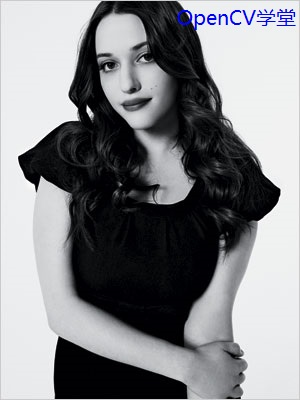
#> input picture images/wm.jpg, 300 x 400 px
$ jupyter execute 010.ipynb
#> lines starting #> are read from the running program, lines starting #| are printed output that depends on the picture; after the words box and inside, x2 and y2 are one past the last pixel; in counts of white or black regions, pixels touching at a corner belong together
# 图像像素值统计

像素统计：图像直方图、像素最大最小值、均值、标准方差等等。

- 最大值可以用于单通道图像的规划；
- 均值用于二值分割方差，方差为0时就表示图像中像素值没有差异，可能是一张纯色图；
- 最大最小值用于归一化处理，把图像传到CNN进行识别

## `minMaxLoc(src[, mask]) -> minVal, maxVal, minLoc, maxLoc`求取最大最小值

[cell 1]
import cv2 as cv
import numpy as np
from matplotlib import pyplot as plt

src = cv.imread('images/wm.jpg', cv.IMREAD_GRAYSCALE)
#> src: shape (400, 300); min 0, max 255, mean 133.1
plt.imshow(src)
minVal, maxVal, minLoc, maxLoc = cv.minMaxLoc(src)
#> minVal = 0; maxVal = 255; minLoc = (140, 1); maxLoc = (189, 16)
print('min: %.2f, max: %.2f' % (minVal, maxVal))
#| min: 0.00, max: 255.00
print('minLoc: ', minLoc)
#| minLoc:  (140, 1)
print('maxLoc: ', maxLoc)
#| maxLoc:  (189, 16)

## `meanStdDev(src[, mean[, stddev[, mask]]]) -> mean, stddev` 均值标准方差

[cell 2]
mean, stdDev = cv.meanStdDev(src)
#> mean = [133.1]; stdDev = [103.2]
print('mean: %.2f, stdDev: %.2f' % (mean, stdDev))
#| mean: 133.09, stdDev: 103.23

[cell 3]
# 通过均值将图像编程二值图像
src[np.where(src < mean)] = 0
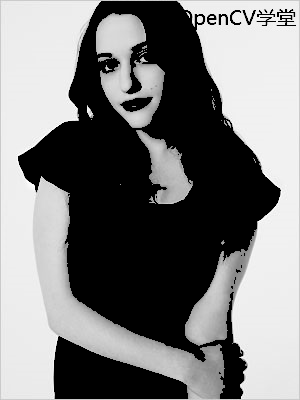
#> src: shape (400, 300); min 0, max 255, mean 123.6
src[np.where(src >= mean)] = 255
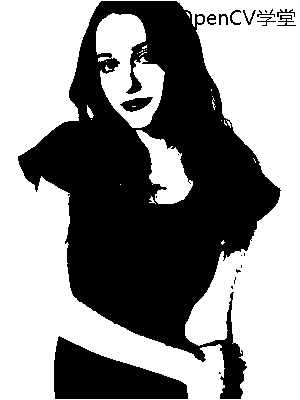
#> src: shape (400, 300); 56% white; 21 black regions (10 under 20 px), largest, box (x1, y1, x2, y2) and area: (18, 1, 281, 399) 47014, (54, 336, 188, 399) 5044, (120, 97, 153, 112) 284
plt.imshow(src)

$ run again, with images/bins.jpg copied over images/wm.jpg
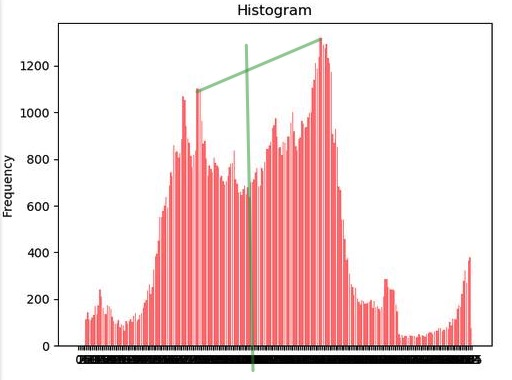
#> input picture images/bins.jpg, 512 x 380 px
#> `src = cv.imread('images/wm.jpg', cv.IMREAD_GRAYSCALE)`:
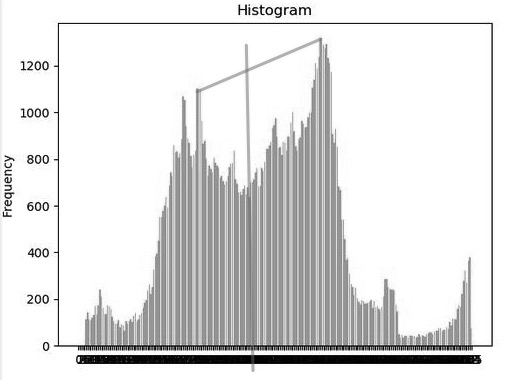
#> src: shape (380, 512); min 0, max 255, mean 224.3
#> minVal = 0; maxVal = 255; minLoc = (239, 5); maxLoc = (5, 0)
#| min: 0.00, max: 255.00
#| minLoc:  (239, 5)
#| maxLoc:  (5, 0)
#> mean = [224.3]; stdDev = [55.76]
#| mean: 224.32, stdDev: 55.76
#> `src[np.where(src < mean)] = 0`:
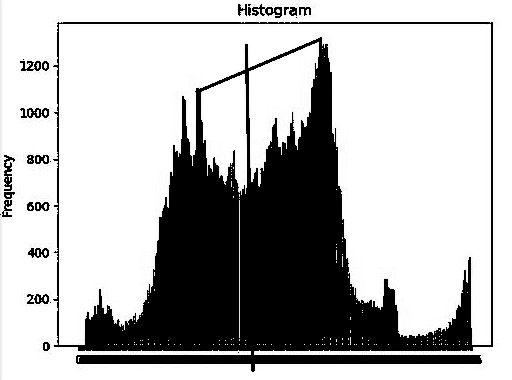
#> src: shape (380, 512); min 0, max 255, mean 182.7
